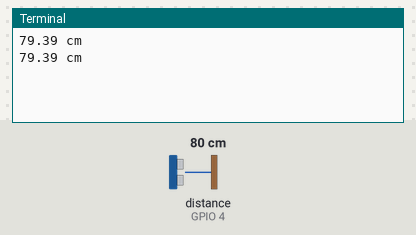
Bench run of a program on a simulated Raspberry Pi (BCM pin numbers). On the bench: the last lines printed to the terminal. Inputs (shaded band) come from the test bench; at power-on: distance to the obstacle (sensor on GPIO 4) 80 cm. The echo pulse lasts 58.3 µs per cm; the clock reads 2024-03-15 10:24:30 at power-on unless the program sets it.

Above: at 1.2 s.
1.3 s: distance to the obstacle (sensor on GPIO 4) set to 2 cm
At 1.9 s:
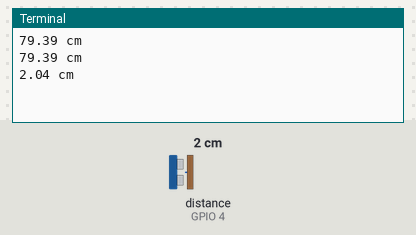
2.8 s: distance to the obstacle (sensor on GPIO 4) set to 4 cm
At 3.4 s:
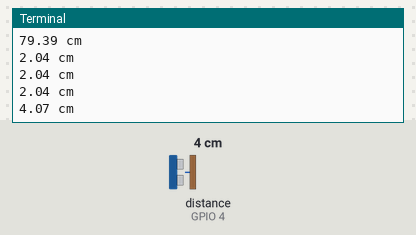
Timing chart, 0 to 5.8 s (numbered marks = the images above; inputs shaded):
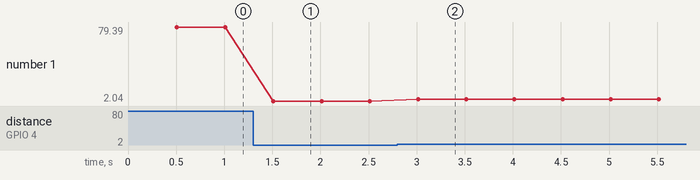

The program:

junmin.py
```python
import RPi.GPIO as GPIO
import time

GPIO.setmode(GPIO.BCM)

TRIG = 14
ECHO = 4

GPIO.setup(TRIG, GPIO.OUT)
GPIO.setup(ECHO, GPIO.IN)

try:
    while True:
        GPIO.output(TRIG, False)
        time.sleep(0.5)

        GPIO.output(TRIG, True)
        time.sleep(0.0001)
        GPIO.output(TRIG, False)

        while GPIO.input(ECHO) == 0:
            pulse_start = time.time()

        while GPIO.input(ECHO) == 1:
            pulse_end = time.time()

        pulse_duration = pulse_end - pulse_start

        distance = pulse_duration * 17000
        distance = round(distance, 2)

        print ("%.2f cm" %distance)

except KeyboardInterrupt:
    print ("Keyboard Interrupt")
    GPIO.cleanup()
```

Measured:
- after the input at 1.3 s, the terminal: prints a new line after 0.21 s (image 1)
- after the input at 2.8 s, the terminal: prints a new line after 0.21 s (image 2)
- plotted number 1: 79.39 → 2.04 after the input at 1.3 s, 2.04 → 4.06 after the input at 2.8 s
